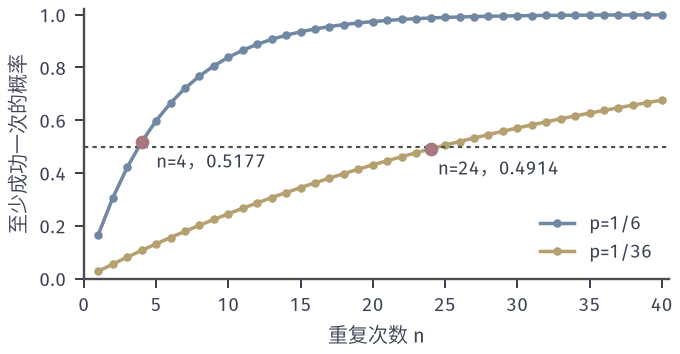

The Python source for this figure:
"""Probability of at least one success in n independent repetitions,
1 - (1-p)^n, for p = 1/6 (a six with one die) and p = 1/36 (double six with two dice)."""
from pathlib import Path
import sys
ROOT = next(p for p in Path(__file__).resolve().parents if (p/"build.sh").is_file() and (p/"tex/book.tex").is_file())
sys.path.insert(0, str(ROOT/"figures/00-shared/mathematical-preliminaries-upper/00-shared/comprehension-figures"))
from support import figure, save, BLUE, GREEN, YELLOW, RED, PURPLE, INK, MUTED, GRID, BLUE_FILL, GREEN_FILL, YELLOW_FILL, RED_FILL, PURPLE_FILL
import numpy as np

def tidy(ax):
    for sp in ("left", "bottom"):
        ax.spines[sp].set_linewidth(0.95)

n = np.arange(1, 41)
a = 1 - (5/6) ** n
b = 1 - (35/36) ** n
fig, ax = figure(width_mm=96, height_mm=50)
ax.plot(n, a, '-o', color=BLUE, lw=1.4, ms=2.4, label='p=1/6')
ax.plot(n, b, '-o', color=YELLOW, lw=1.4, ms=2.4, label='p=1/36')
ax.axhline(0.5, color='#4C4D4F', lw=0.85, ls=(0, (2, 2)))
ax.plot([4], [a[3]], 'o', color=RED, ms=4.5, zorder=4)
ax.plot([24], [b[23]], 'o', color=RED, ms=4.5, zorder=4)
ax.text(5, a[3] - 0.04, f'n=4，{a[3]:.4f}', fontsize=7.5, va='top')
ax.text(24.5, b[23] - 0.04, f'n=24，{b[23]:.4f}', fontsize=7.5, va='top')
ax.set_xlim(0, 40.5); ax.set_ylim(0, 1.02)
ax.set_xlabel('重复次数 n'); ax.set_ylabel('至少成功一次的概率')
ax.legend(loc='lower right', handlelength=1.8)
tidy(ax)
save(fig, Path(__file__).resolve().parent, 'figure', {'p1_n4': float(a[3]), 'p2_n24': float(b[23]), 'p2_n25': float(b[24])})
print(a[3], b[23], b[24])
